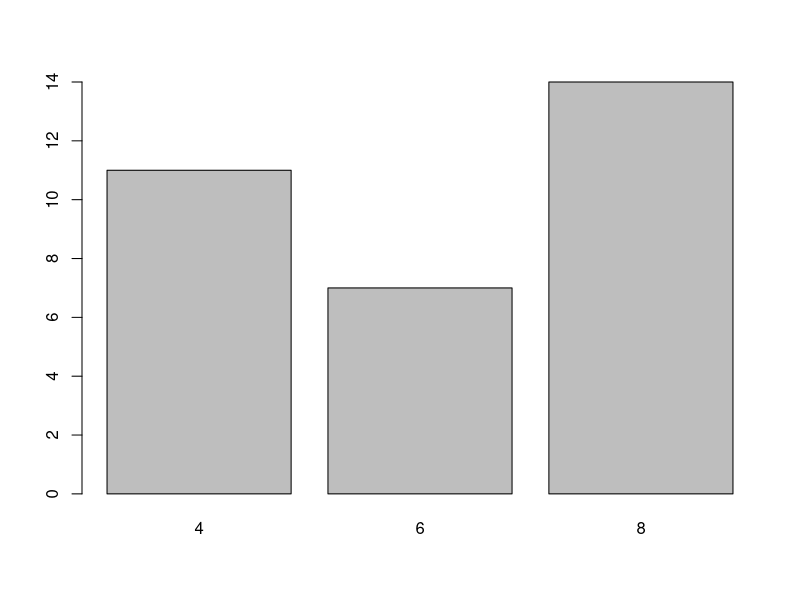
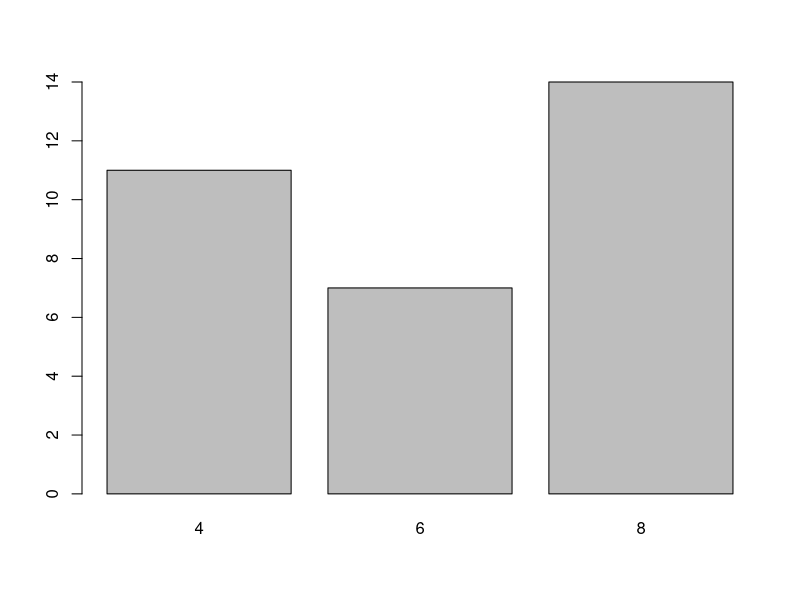
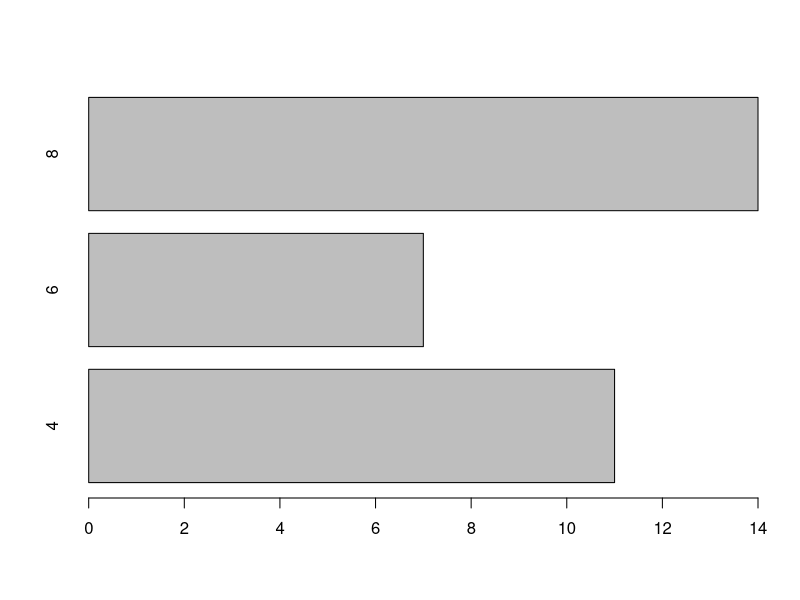
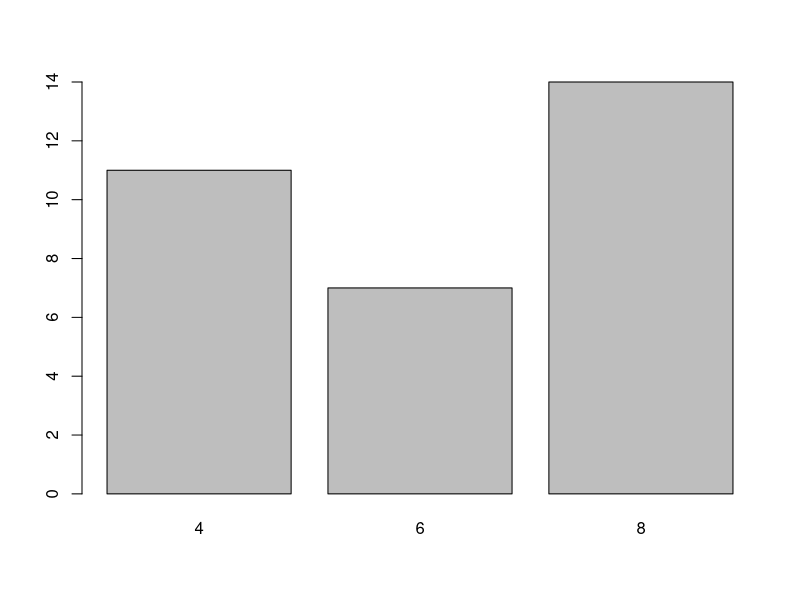
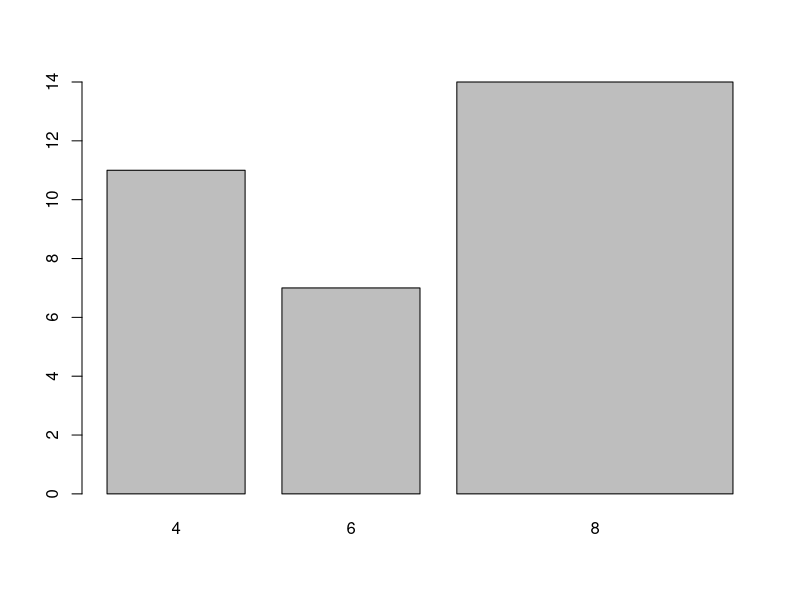
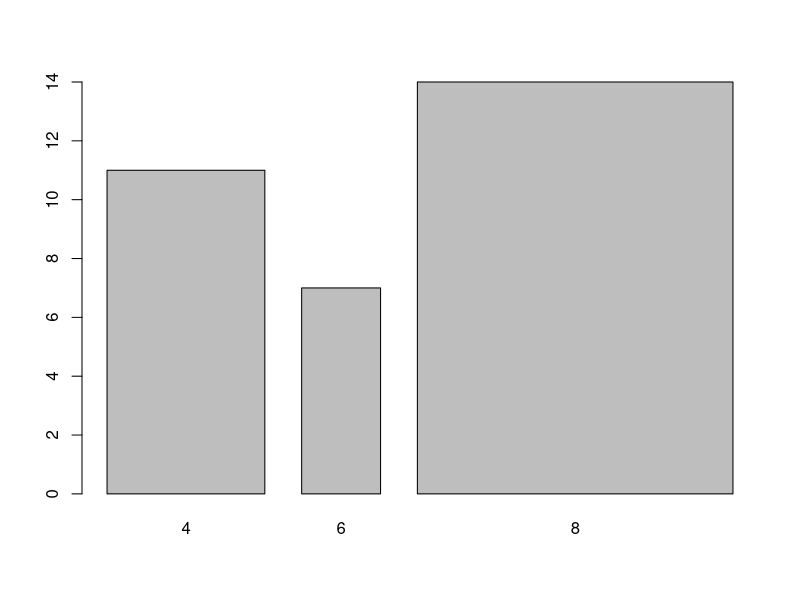
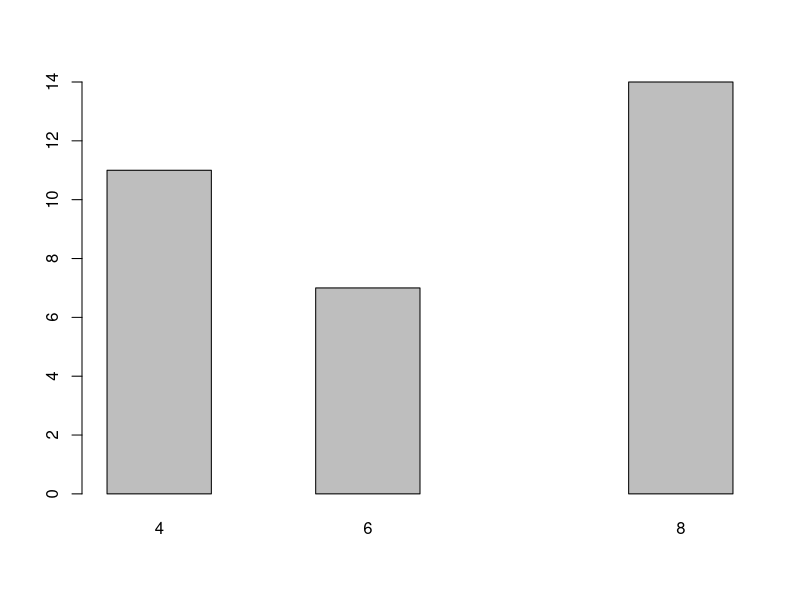
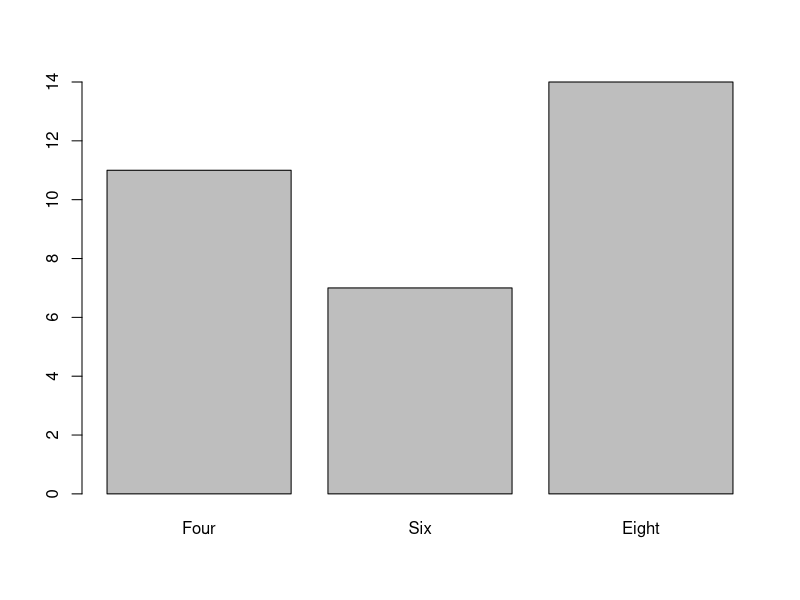

The R script that drew these images, in order:
## ---- chunk 1
plot(as.factor(mtcars$cyl))
## ---- chunk 2
barplot(table(mtcars$cyl))
## ---- chunk 3
cyl_freq <- table(mtcars$cyl)
cyl_freq
## ---- chunk 4
barplot(cyl_freq, horiz = TRUE)
## ---- chunk 5
barplot(cyl_freq, width = 2)
## ---- chunk 6
barplot(cyl_freq, width = c(1, 1, 2))
## ---- chunk 7
barplot(cyl_freq, width = c(1, 0.5, 2))
## ---- chunk 8
barplot(cyl_freq, space = c(1, 1, 2))
## ---- chunk 9
barplot(cyl_freq, names.arg = c('Four', 'Six', 'Eight'))
## ---- chunk 10
barplot(cyl_freq, col = 'blue')
## ---- chunk 11
barplot(cyl_freq, col = c('blue', 'red', 'green'))
## ---- chunk 12
barplot(cyl_freq, col = c('blue', 'red'))
## ---- chunk 13
barplot(cyl_freq, border = 'blue')
## ---- chunk 14
barplot(cyl_freq, border = c('blue', 'red', 'green'))
## ---- chunk 15
barplot(cyl_freq, border = c('blue', 'red'))
## ---- chunk 16
barplot(cyl_freq, axes = FALSE)
## ---- chunk 17
barplot(cyl_freq, axis.lty = 3)
## ---- chunk 18
barplot(cyl_freq, offset = 5)
## ---- chunk 19
barplot(cyl_freq, ylim = c(0, 30))
## ---- chunk 20
barplot(cyl_freq, col = c('blue', 'red', 'green'),
        horiz = TRUE, width = c(1, 1, 2),
        names.arg = c('Four', 'Six', 'Eight'),
        axis.lty = 2, offset = 2)
## ---- chunk 21
barplot(cyl_freq, col = c('blue', 'red', 'green'),
        horiz = TRUE, width = c(1, 1, 2),
        names.arg = c('Four', 'Six', 'Eight'),
        axis.lty = 2, offset = 2)
title(main = 'Distribution of Cylinders',
      xlab = 'Frequency', ylab = 'Number of Cylinders')
## ---- chunk 22
table(mtcars$gear)

cyl_gear <- table(mtcars$cyl, mtcars$gear)
cyl_gear
## ---- chunk 23
barplot(cyl_gear)
## ---- chunk 24
barplot(cyl_gear, col = c('blue', 'red', 'green'))
## ---- chunk 25
barplot(cyl_gear, col = c('blue', 'red', 'green'),
        main = 'Gears vs Cylinders', legend.text = TRUE,
        xlab = 'Number of Gears', ylab = 'Frequency')
## ---- chunk 26
barplot(cyl_gear, col = c('blue', 'red', 'green'),
        beside = TRUE, legend.text = TRUE,
        main = 'Gears vs Cylinders',
        xlab = 'Number of Gears', ylab = 'Frequency')
